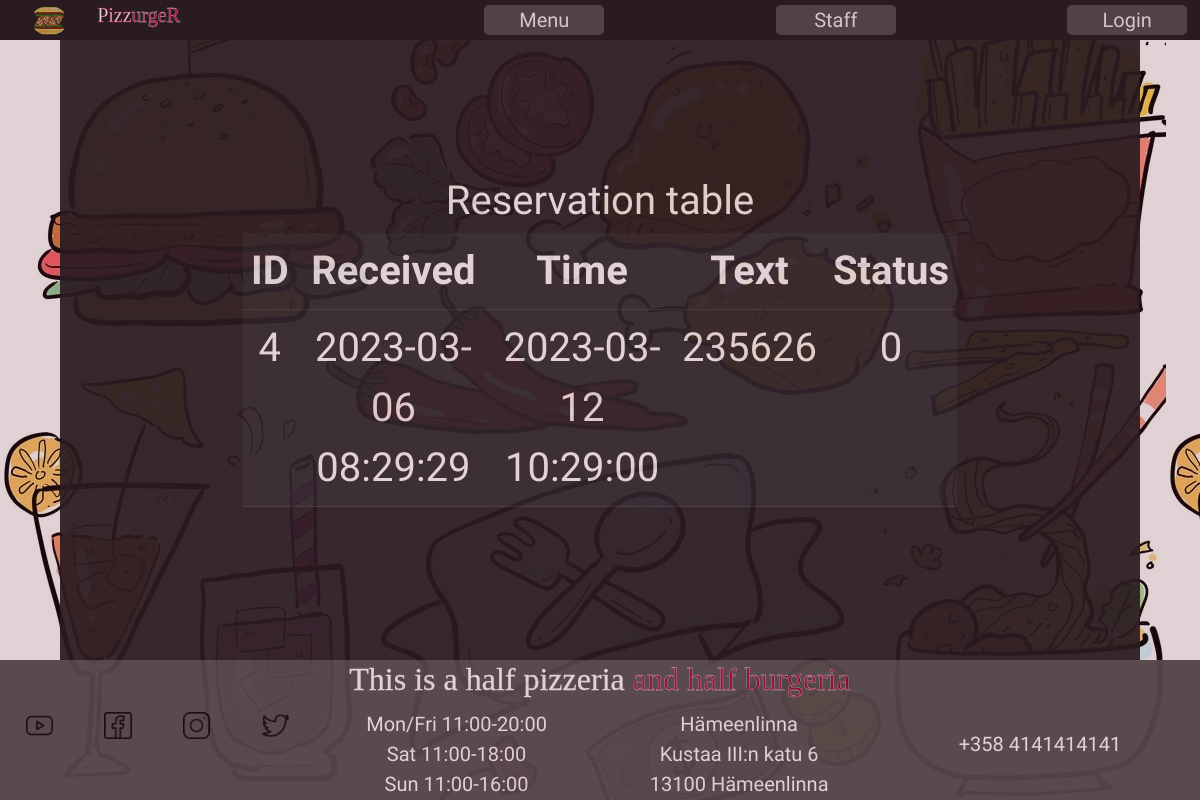
/layout/admin.php, run on an earlier commit of the app's database.
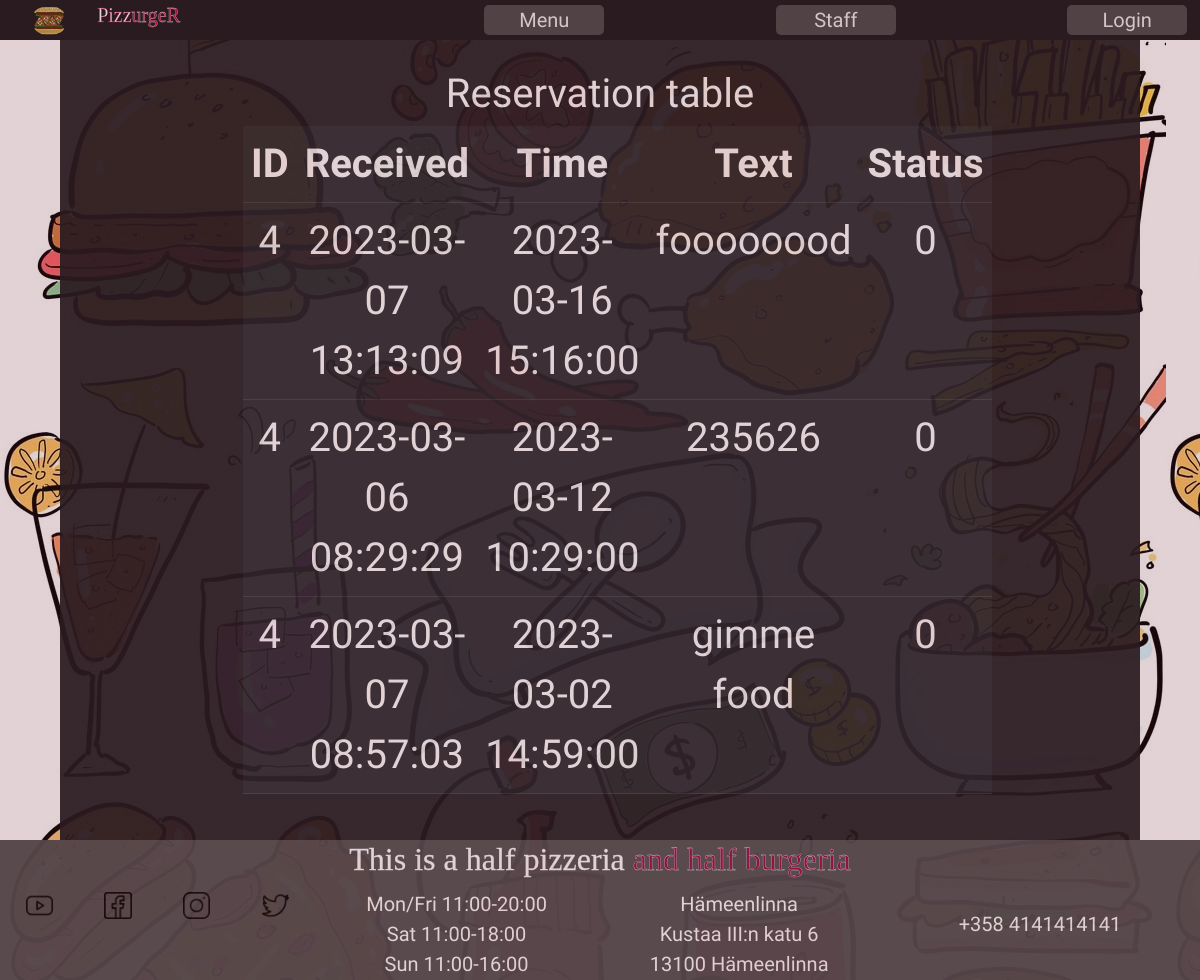
And on a later commit of the database.
### tables this page shows
CREATE TABLE `reservation` (
  `id` int NOT NULL,
  `user_id` int NOT NULL,
  `received` timestamp NOT NULL DEFAULT CURRENT_TIMESTAMP,
  `time` datetime NOT NULL,
  `text` varchar(60) NOT NULL,
  `complete` tinyint(1) NOT NULL
);

### layout/admin.php (the view)
<?php
include "header.php";
include 'db.php';
?>
<div class = "txtblock">
<h1> Reservation table </h1>
<?php
    $sql = "select * from reservation order by time desc";
    $result = $connection->query($sql);
    if ($result->num_rows > 0) {
        echo "<table class='table table-dark'>
            <tr><th>ID</th><th>Received</th><th>Time</th><th>Text</th><th>Status</th></tr>";
        while ($row = $result->fetch_assoc()) {
            echo "<tr id='myBox'>
                <td>$row[user_id]</td>
                <td>$row[received]</td>
                <td>$row[time]</td>
                <td>$row[text]</td>
                <td>$row[complete]</td>
                </tr>";
        }
        echo "</table>";
    } else {
        echo "NO Results";
    }
?>
</div>
<?php include "footer.php"; ?>

What changed in the data, as far as the page shows it:
added reservation: user "4", received "2023-03-07 13:13:09", time "2023-03-16 15:16:00", text "foooooood", complete "0"
added reservation: user "4", received "2023-03-07 08:57:03", time "2023-03-02 14:59:00", text "gimme food", complete "0"
